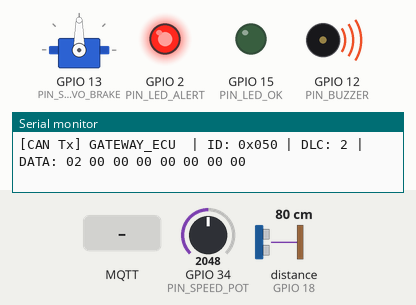
Simulated run of this program. Board: ESP32. Shown: servo, output pins drawn as LEDs (lit = HIGH), buzzer (waves = sounding, pin HIGH), the last lines printed to the serial monitor. Wiring (from diagram.json): ultrasonic range finder: trigger GPIO 5; echo GPIO 18. The inputs (shaded band) are chosen by the test bench; at power-on: GPIO 34 (PIN_SPEED_POT) = 2048, distance to the obstacle (sensor on GPIO 18) 80 cm. The echo pulse lasts 58.3 µs per cm; WiFi joins after 1.5 s; servers stay silent unless stated; no MQTT or app messages arrive unless stated; web services answer with replies made up by the test bench; pins used as bus, display or sensor lines are not drawn.

Above: at 1.2 s.
1.3 s: GPIO 34 (PIN_SPEED_POT) set to 473
3.0 s: GPIO 34 (PIN_SPEED_POT) set to 410
At 4.3 s:
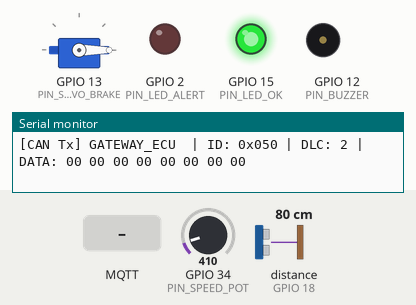
4.6 s: distance to the obstacle (sensor on GPIO 18) set to 27 cm
6.2 s: distance to the obstacle (sensor on GPIO 18) set to 22 cm
At 6.8 s:
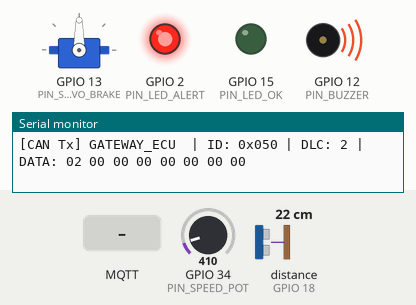
7.8 s: MQTT message "REMOTE_BRAKE" arrives on the first subscribed topic
9.5 s: MQTT message "REMOTE_RELEASE" arrives on the first subscribed topic
At 11.1 s:
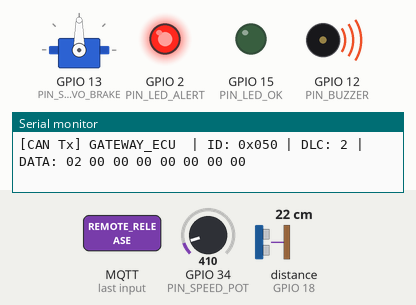
Timing chart, 0 to 23.7 s (numbered marks = the images above; inputs shaded):
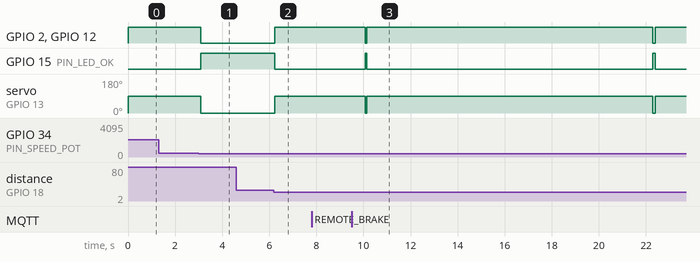

Measured:
- the behaviour switches between 442 and 441 on GPIO 34 (PIN_SPEED_POT) (found by bisection; images 0 and 1)
- the behaviour switches between 25 and 24 cm on distance to the obstacle (sensor on GPIO 18) (found by bisection; images 1 and 2)
- after the input at 3.0 s, GPIO 2 (PIN_LED_ALERT), GPIO 12 (PIN_BUZZER): HIGH → LOW after 0.10 s; GPIO 15 (PIN_LED_OK): LOW → HIGH after 0.10 s; servo on GPIO 13 (PIN_SERVO_BRAKE): 90° → 0° after 0.10 s
- after the input at 6.2 s, GPIO 2 (PIN_LED_ALERT), GPIO 12 (PIN_BUZZER): LOW → HIGH at once; GPIO 15 (PIN_LED_OK): HIGH → LOW at once; servo on GPIO 13 (PIN_SERVO_BRAKE): 0° → 90° at once
- after the input at 9.5 s, GPIO 2 (PIN_LED_ALERT), GPIO 12 (PIN_BUZZER): alternates HIGH for 12.1 s and LOW for 0.09 s, starting after 0.57 s; GPIO 15 (PIN_LED_OK): alternates HIGH for 0.09 s and LOW for 12.1 s, starting after 0.57 s; servo on GPIO 13 (PIN_SERVO_BRAKE): alternates 90° for 12.1 s and 0° for 0.09 s, starting after 0.57 s

The program:

main.cpp
```cpp
#include <Arduino.h>
#include <WiFi.h>
#include <PubSubClient.h>
#include <ESP32Servo.h>
#include <HTTPClient.h>


#define PIN_TRIG        5
#define PIN_ECHO        18
#define PIN_SPEED_POT   34
#define PIN_SERVO_BRAKE 13
#define PIN_BUZZER      12
#define PIN_LED_ALERT   2
#define PIN_LED_OK      15


#define CAN_ID_ADAS_FRONT    0x101  // Distance & Speed perception
#define CAN_ID_BRAKE_STATUS  0x050  // Actuated brake state

typedef struct {
    uint32_t id;        // 11-bit CAN arbitration identifier
    uint8_t  dlc;       // Data Length Code (0 - 8 bytes)
    uint8_t  data[8];   // Packed automotive signal bytes
    uint32_t timestamp; // System tick
} CAN_Frame_t;

// In-Memory Deterministic CAN Mailbox Queue
static QueueHandle_t xCanBusQueue = NULL;

// Transmit CAN frame onto virtual bus
bool CAN_Transmit(const char* sender_ecu, const CAN_Frame_t* frame) {
    if (xCanBusQueue == NULL) return false;
    BaseType_t res = xQueueSend(xCanBusQueue, frame, pdMS_TO_TICKS(10));
    if (res == pdTRUE) {
        Serial.printf("[CAN Tx] %-12s | ID: 0x%03X | DLC: %d | DATA: %02X %02X %02X %02X %02X %02X %02X %02X\n",
            sender_ecu, frame->id, frame->dlc,
            frame->data[0], frame->data[1], frame->data[2], frame->data[3],
            frame->data[4], frame->data[5], frame->data[6], frame->data[7]);
        return true;
    }
    return false;
}

// Receive CAN frame from virtual bus
bool CAN_Receive(CAN_Frame_t* frame, TickType_t timeout) {
    if (xCanBusQueue == NULL) return false;
    return xQueueReceive(xCanBusQueue, frame, timeout) == pdTRUE;
}


const char* WIFI_SSID       = "Wokwi-GUEST";
const char* WIFI_PASS       = "";
const char* MQTT_BROKER     = "broker.hivemq.com";
const int   MQTT_PORT       = 1883;
const char* MQTT_TOPIC_LIVE = "vehicle/telematics/live";
const char* MQTT_TOPIC_AEB  = "vehicle/safety/aeb_event";
const char* MQTT_TOPIC_CMD  = "vehicle/control/command";
const char* THINGSPEAK_KEY  = "VFIOURJO6GIWPHKZ";

typedef struct {
    float distance_cm;
    float speed_kmh;
    float ttc_sec;
    bool  emergency_brake;
} TelematicsData_t;

static TelematicsData_t g_telematics = {100.0f, 0.0f, 99.0f, false};
static portMUX_TYPE g_telematicsMux = portMUX_INITIALIZER_UNLOCKED;

Servo brakeServo;
WiFiClient espClient;
PubSubClient mqttClient(espClient);


void Task_ADAS_ECU(void *pvParameters) {
    pinMode(PIN_TRIG, OUTPUT);
    pinMode(PIN_ECHO, INPUT);

    while (1) {
        // 1. Measure Ultrasonic Distance
        digitalWrite(PIN_TRIG, LOW);
        delayMicroseconds(2);
        digitalWrite(PIN_TRIG, HIGH);
        delayMicroseconds(10);
        digitalWrite(PIN_TRIG, LOW);

        long duration = pulseIn(PIN_ECHO, HIGH, 30000); // 30ms timeout (~5m)
        float distance = (duration > 0) ? (duration * 0.0343f / 2.0f) : 400.0f;

        // 2. Read Vehicle Speed Simulator (Potentiometer: 0 - 140 km/h)
        int potVal = analogRead(PIN_SPEED_POT);
        float speed = (potVal / 4095.0f) * 140.0f;

        // 3. Serialize into CAN 2.0B Frame (0x101)
        CAN_Frame_t frame;
        frame.id  = CAN_ID_ADAS_FRONT;
        frame.dlc = 8;
        frame.timestamp = xTaskGetTickCount();

        uint16_t dist_raw  = (uint16_t)(distance * 10.0f); // 0.1 cm resolution
        uint16_t speed_raw = (uint16_t)(speed * 10.0f);    // 0.1 km/h resolution

        frame.data[0] = (dist_raw >> 8) & 0xFF;
        frame.data[1] = dist_raw & 0xFF;
        frame.data[2] = (speed_raw >> 8) & 0xFF;
        frame.data[3] = speed_raw & 0xFF;
        frame.data[4] = (distance < 25.0f) ? 1 : 0; // Hazard flag
        frame.data[5] = 0; frame.data[6] = 0; frame.data[7] = 0;

        // Broadcast onto simulated CAN bus
        CAN_Transmit("ADAS_ECU", &frame);

        vTaskDelay(pdMS_TO_TICKS(100)); // 10 Hz automotive cycle
    }
}


void Task_SafetyGateway_ECU(void *pvParameters) {
    brakeServo.attach(PIN_SERVO_BRAKE);
    brakeServo.write(0); // 0 deg = Brake Released

    pinMode(PIN_BUZZER, OUTPUT);
    pinMode(PIN_LED_ALERT, OUTPUT);
    pinMode(PIN_LED_OK, OUTPUT);

    CAN_Frame_t rxFrame;

    while (1) {
        if (CAN_Receive(&rxFrame, portMAX_DELAY)) {
            if (rxFrame.id == CAN_ID_ADAS_FRONT) {
                // Decode CAN signal bytes
                uint16_t dist_raw  = ((uint16_t)rxFrame.data[0] << 8) | rxFrame.data[1];
                uint16_t speed_raw = ((uint16_t)rxFrame.data[2] << 8) | rxFrame.data[3];

                float distance  = dist_raw / 10.0f;
                float speed_kmh = speed_raw / 10.0f;
                float speed_ms  = speed_kmh / 3.6f;

                // Calculate Time-To-Collision (TTC)
                float ttc = (speed_ms > 0.5f) ? (distance / 100.0f) / speed_ms : 99.0f;

                // Automated Emergency Braking (AEB) Logic
                bool aeb = (distance < 25.0f) || (ttc < 1.2f && speed_kmh > 15.0f);

                if (aeb) {
                    brakeServo.write(90);              // Clamp mechanical brake
                    digitalWrite(PIN_BUZZER, HIGH);    // Alarm buzzer
                    digitalWrite(PIN_LED_ALERT, HIGH); // Red warning LED
                    digitalWrite(PIN_LED_OK, LOW);
                } else {
                    brakeServo.write(0);               // Release brake
                    digitalWrite(PIN_BUZZER, LOW);
                    digitalWrite(PIN_LED_ALERT, LOW);
                    digitalWrite(PIN_LED_OK, HIGH);    // Green OK LED
                }

                // Broadcast Brake Status frame (0x050) back to CAN bus
                CAN_Frame_t brakeFrame;
                brakeFrame.id  = CAN_ID_BRAKE_STATUS;
                brakeFrame.dlc = 2;
                brakeFrame.data[0] = aeb ? 0x02 : 0x00; // 2 = Engaged, 0 = Released
                brakeFrame.data[1] = (uint8_t)min(99.0f, ttc);
                CAN_Transmit("GATEWAY_ECU", &brakeFrame);

                // Update shared telematics state safely
                portENTER_CRITICAL(&g_telematicsMux);
                g_telematics.distance_cm     = distance;
                g_telematics.speed_kmh       = speed_kmh;
                g_telematics.ttc_sec         = ttc;
                g_telematics.emergency_brake = aeb;
                portEXIT_CRITICAL(&g_telematicsMux);
            }
        }
    }
}


void onMqttCommand(char* topic, byte* payload, unsigned int length);

void Task_Telematics_Cloud(void *pvParameters) {
    WiFi.begin(WIFI_SSID, WIFI_PASS);
    mqttClient.setServer(MQTT_BROKER, MQTT_PORT);
    mqttClient.setCallback(onMqttCommand);

    unsigned long lastThingSpeak = 0;

    while (1) {
        if (WiFi.status() == WL_CONNECTED) {
            if (!mqttClient.connected()) {
                String clientId = "ESP32-TCU-" + String((uint32_t)ESP.getEfuseMac(), HEX);
                if (mqttClient.connect(clientId.c_str())) {
                    mqttClient.subscribe(MQTT_TOPIC_CMD);
                    Serial.println("[TCU Cloud] Connected to HiveMQ & subscribed to control commands");
                }
            } else {
                mqttClient.loop();
            }

            TelematicsData_t snap;
            portENTER_CRITICAL(&g_telematicsMux);
            snap = g_telematics;
            portEXIT_CRITICAL(&g_telematicsMux);

            // 1. MQTT Streaming (Every 2 seconds)
            char payload[160];
            snprintf(payload, sizeof(payload),
                "{\"speed\":%.1f,\"dist\":%.1f,\"ttc\":%.1f,\"brake\":%s}",
                snap.speed_kmh, snap.distance_cm, snap.ttc_sec,
                snap.emergency_brake ? "\"ACTIVE\"" : "\"RELEASED\""
            );
            mqttClient.publish(MQTT_TOPIC_LIVE, payload);

            if (snap.emergency_brake) {
                mqttClient.publish(MQTT_TOPIC_AEB, "{\"alert\":\"EMERGENCY_BRAKE_ACTUATED\"}");
            }

            // 2. ThingSpeak REST Update (Every 15 seconds)
            if (millis() - lastThingSpeak >= 15000) {
                lastThingSpeak = millis();
                if (strcmp(THINGSPEAK_KEY, "YOUR_THINGSPEAK_WRITE_API_KEY") != 0) {
                    HTTPClient http;
                    String url = "http://api.thingspeak.com/update?api_key=" + String(THINGSPEAK_KEY) +
                                 "&field1=" + String(snap.speed_kmh, 1) +
                                 "&field2=" + String(snap.distance_cm, 1) +
                                 "&field3=" + String(snap.emergency_brake ? 2 : 0) +
                                 "&field4=" + String(snap.ttc_sec, 1);
                    http.begin(url);
                    http.GET();
                    http.end();
                }
            }
        }
        vTaskDelay(pdMS_TO_TICKS(2000));
    }
}

// Remote MQTT Command Callback
void onMqttCommand(char* topic, byte* payload, unsigned int length) {
    char msg[64];
    if (length >= sizeof(msg)) length = sizeof(msg) - 1;
    memcpy(msg, payload, length);
    msg[length] = '\0';

    Serial.printf("[TCU Cloud Rx] Command: %s\n", msg);
    if (strstr(msg, "REMOTE_BRAKE") != NULL) {
        brakeServo.write(90);
        digitalWrite(PIN_BUZZER, HIGH);
        digitalWrite(PIN_LED_ALERT, HIGH);
        digitalWrite(PIN_LED_OK, LOW);
        Serial.println("[GATEWAY] *** REMOTE OVERRIDE BRAKE ENGAGED ***");
    } else if (strstr(msg, "REMOTE_RELEASE") != NULL) {
        brakeServo.write(0);
        digitalWrite(PIN_BUZZER, LOW);
        digitalWrite(PIN_LED_ALERT, LOW);
        digitalWrite(PIN_LED_OK, HIGH);
        Serial.println("[GATEWAY] *** REMOTE OVERRIDE BRAKE RELEASED ***");
    }
}


void setup() {
    Serial.begin(115200);
    Serial.println("\n=======================================================");
    Serial.println("  DISTRIBUTED VEHICLE SAFETY & TELEMATICS (VIRTUAL CAN)");
    Serial.println("=======================================================");

    // Initialize Virtual CAN Bus Mailbox (Depth: 16 Frames)
    xCanBusQueue = xQueueCreate(16, sizeof(CAN_Frame_t));

    // Spawn Virtual ECUs as isolated FreeRTOS Tasks across dual cores
    xTaskCreatePinnedToCore(Task_ADAS_ECU,           "ADAS_ECU",    4096, NULL, 2, NULL, 1);
    xTaskCreatePinnedToCore(Task_SafetyGateway_ECU,  "GATEWAY_ECU", 4096, NULL, 3, NULL, 1);
    xTaskCreatePinnedToCore(Task_Telematics_Cloud,   "TCU_CLOUD",   4096, NULL, 1, NULL, 0);
}

void loop() {
    vTaskDelete(NULL);
}
```

main.cpp
```cpp
// Deprecated: Consolidated into src/main.cpp
```

main.cpp
```cpp
// Deprecated: Consolidated into src/main.cpp
```
